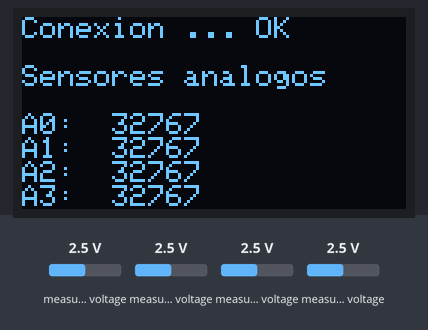
A sketch run on a simulated ESP8266 (NodeMCU). Shown: 128×64 one-colour display. The inputs (shaded band) are chosen by the test bench; at power-on: measured voltage 2.5 V. WiFi joins after 1.5 s; servers stay silent unless stated; no MQTT or app messages arrive unless stated; what the sketch prints to the serial monitor is not drawn.

Above: at 6.0 s.
6.1 s: measured voltage (sensor 200) set to 0.1 V
At 9.4 s:
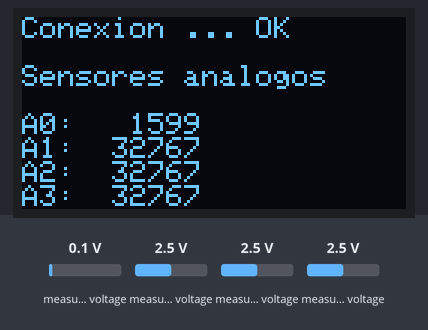
12.9 s: measured voltage (sensor 201) set to 0.1 V
At 15.0 s:
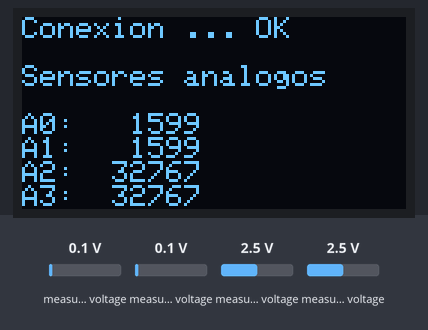
19.1 s: measured voltage (sensor 202) set to 0.1 V
At 21.7 s:
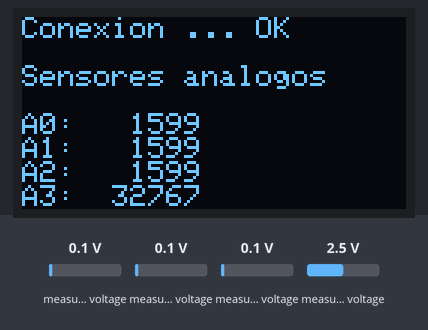
25.3 s: measured voltage (sensor 203) set to 0.1 V
At 28.5 s:
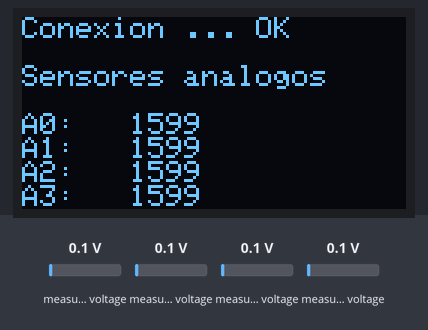
31.6 s: measured voltage (sensor 200) set to 1.2 V
At 34.0 s:
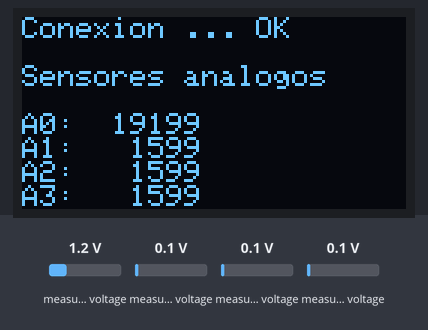
37.8 s: measured voltage (sensor 201) set to 1.2 V
At 40.7 s:
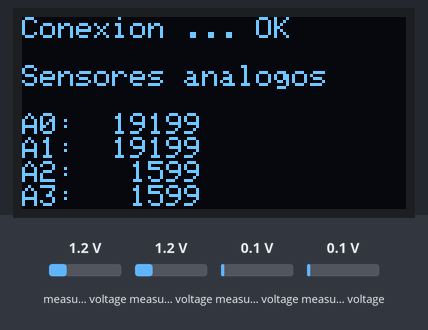
Timing chart, 0 to 42.2 s (numbered marks = the images above; inputs shaded):
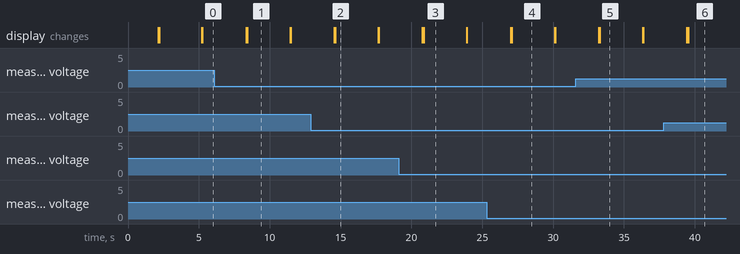

Measured:
- what the display in image 1 shows lasts 3.0 s, from 8.4 s to 11.4 s

The sketch:

Analog_sensors.ino
```cpp
#include "MiRed.h"

// usaremos JSON como formato para los datos
#include <ArduinoJson.h>
JsonDocument jsonDoc;
char buffer[512];

// definiciones para los sensores
#include <Wire.h>
#include <Adafruit_GFX.h>
#include <Adafruit_SSD1306.h>
Adafruit_SSD1306 oled(OLED_WIDTH, OLED_HEIGHT, &Wire, -1);
char dbuff[128];

#include <ADS1115_WE.h>
ADS1115_WE adc = ADS1115_WE(I2C_ADDRESS_ADS1115);

// inicializacion del programa
void setup() {
  // inicia monitor serial
  Serial.begin(115200);
  Serial.println();
  Serial.println();
  Serial.flush();

  // inicializa la pantalla
  Wire.begin(OLED_SDA, OLED_SCL);
  oled.begin(SSD1306_SWITCHCAPVCC, OLED_ADDR);
  oled.setTextColor(SSD1306_WHITE, SSD1306_BLACK);
  oled.clearDisplay();

  // inicializa el ADS1115/ADS1015
  if (!adc.init()) {
    Serial.println("\nADS1115/ADS1015 no encontrado.");
    Serial.flush();
  } else {
    Serial.println("\nADS1115/ADS1015 encontrado.");
    Serial.flush();
    adc.setVoltageRange_mV(ADS1115_RANGE_2048);  // +/- 2048 mV
  }

  // inicializa la red
  net_init();
}

// ciclo de ejecucion
void loop() {
  // conecta al servicio en la red
  oled.setCursor(0, 0);
  oled.write("Conexion ...   ");
  oled.display();

  if (net_connect()) {
    oled.setCursor(6 * 13, 0);
    oled.write("OK\n\n");
    oled.display();

    jsonDoc.clear();

    // id de este nodo
    jsonDoc["nodo_id"] = NODO_ID;

    // datos de los sensores conectados al ADS
    long results;
    results = readChannel(ADS1115_COMP_0_GND);
    jsonDoc["A0"] = results;
    results = readChannel(ADS1115_COMP_1_GND);
    jsonDoc["A1"] = results;
    results = readChannel(ADS1115_COMP_2_GND);
    jsonDoc["A2"] = results;
    results = readChannel(ADS1115_COMP_3_GND);
    jsonDoc["A3"] = results;

    // para procesamiento interno
    yield();

    // formateamos y vemos la data a transmitir
    serializeJson(jsonDoc, buffer);
    Serial.print("Data: ");
    Serial.print(buffer);
    Serial.println();
    Serial.flush();

    // tambien en la pantalla
    oled.write("Sensores analogos\n\n");
    sprintf(dbuff, "A0: %6ld\n", jsonDoc["A0"].as<long>());
    oled.write(dbuff);
    sprintf(dbuff, "A1: %6ld\n", jsonDoc["A1"].as<long>());
    oled.write(dbuff);
    sprintf(dbuff, "A2: %6ld\n", jsonDoc["A2"].as<long>());
    oled.write(dbuff);
    sprintf(dbuff, "A3: %6ld\n", jsonDoc["A3"].as<long>());
    oled.write(dbuff);
    oled.display();

    // publicamos la data en servidor
    net_publish(buffer);

    // avisamos que seguimos vivos
    net_ping();
  }

// repetimos el proceso segun la configuracion
#if DEEP_SLEEP == 0
  delay(MS_SLEEP);
#else
  Serial.println();
  Serial.println("Reiniciando ...");
  Serial.flush();

  net_close();
  ESP.deepSleep(US_SLEEP);
#endif
}

long readChannel(ADS1115_MUX channel) {
  long result = 0;  // 0V
  adc.setCompareChannels(channel);
  adc.startSingleMeasurement();
  while (adc.isBusy()) { delay(0); }
  result = adc.getRawResult();  // 0= 0V -- +32767=ADS1115_RANGE_xxxx
  return result;
}
```

MiRed.cpp
```cpp
#include "MiRed.h"

#if MODO_MQTT == 1

#include <ESP8266WiFi.h>
WiFiClient wifiClient;

#include "Adafruit_MQTT.h"
#include "Adafruit_MQTT_Client.h"
Adafruit_MQTT_Client mqttClient(&wifiClient, MQTT_SERVER, MQTT_PORT, NODO_ID, "", "");

bool connectToWIFI();
bool connectToMQTT();

void net_init() {
  WiFi.mode(WIFI_STA);
  WiFi.setAutoReconnect(true);
}

bool net_connect() {
  return connectToWIFI() && connectToMQTT();
}

void net_publish(char *payload) {
  Serial.print("Publicando la data en MQTT: .");
  Serial.flush();
  if (mqttClient.publish(MQTT_TOPIC, payload, 0, false))
    Serial.println(" OK");
  else
    Serial.println(" Error");
  Serial.flush();
  mqttClient.ping();
}

void net_ping() {
  mqttClient.ping();
}

void net_close() {
  mqttClient.disconnect();
  wifiClient.stop();
  delay(1000);
}


bool connectToWIFI() {
  if (WiFi.status() == WL_CONNECTED)
    return true;

  Serial.print("\n\nConectando a la WiFi (");
  Serial.print(WIFI_SSID);
  Serial.print("): .");
  Serial.flush();
  WiFi.begin(WIFI_SSID, WIFI_PASS);
  for (int i = 0; i < 20; i++) {
    if (WiFi.status() == WL_CONNECTED) {
      Serial.print(" Ok\n");
      Serial.flush();
      return true;
    }
    Serial.print(".");
    Serial.flush();
    delay(1000);
  }
  Serial.print(" Error al intentar conectar\n");
  Serial.flush();
  return false;
}

bool connectToMQTT() {
  if (mqttClient.connected())
    return true;

  Serial.print("Conectando al servicio MQTT (");
  Serial.print(MQTT_SERVER);
  Serial.print(":");
  Serial.print(MQTT_PORT);
  Serial.print("): .");
  Serial.flush();
  for (int i = 0; i < 10; i++) {
    if (mqttClient.connect() == 0) {
      Serial.print(" Ok\n");
      Serial.flush();
      return true;
    }
    Serial.print(".");
    Serial.flush();
    delay(100);
  }
  Serial.print(" Error al conectar\n");
  Serial.flush();
  return false;
}

#endif
```

MiRed.h
```cpp
#include <Arduino.h>

#ifndef _MI_RED_H
#define _MI_RED_H

#define OLED_SDA 5
#define OLED_SCL 4
#define OLED_WIDTH 128
#define OLED_HEIGHT 64
#define OLED_ADDR 0x3C
#define I2C_ADDRESS_ADS1115 0x48

#define NODO_ID "Node_RCR_ANALOG"

#define WIFI_SSID "SSID"
#define WIFI_PASS "PASS"

#define MQTT_SERVER "192.168.197.146"
#define MQTT_PORT 1883
#define MQTT_TOPIC "rcr/demos/analog"

#define MODO_MQTT 1         // 0: modo local, 1: modo MQTT
#define DEEP_SLEEP 0        // 0: no usar DeepSleep, 1: usar DeepSleep
#define MS_SLEEP 1000       // milisegundos de espera entre ciclos (usar unos 1000 o menos para modo local)
#define MS_SLEEP_MQTT 3000  // milisegundos de espera entre ciclos (usar unos 1000 o menos para modo local) al usar MQTT

// ****************************************************************************
#if MODO_MQTT == 0
#define US_SLEEP MS_SLEEP * 1000UL  // microsegundos de espera entre ciclos para deep sleep

#define net_init()          // inicializa la red
#define net_connect() true  // conexion a la wifi y mqtt
#define net_publish(p)      // publica mensaje
#define net_ping()          // para indicar que estamos vivos
#define net_close()         // cierra conexion mqtt y de red

#else
#define MS_SLEEP MS_SLEEP_MQTT
#define US_SLEEP MS_SLEEP * 1000UL  // microsegundos de espera entre ciclos para deep sleep

extern void net_init();
extern bool net_connect();
extern void net_publish(char *payload);
extern void net_ping();
extern void net_close();

#endif

#endif  // _MI_RED_H
```
